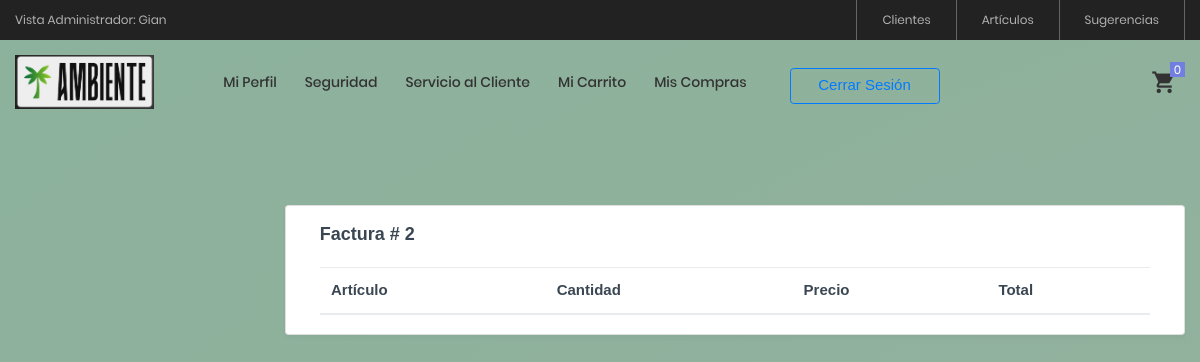
The app's page /View/Carrito/consultarDetalleFactura.php?id=2 (signed in), older data.
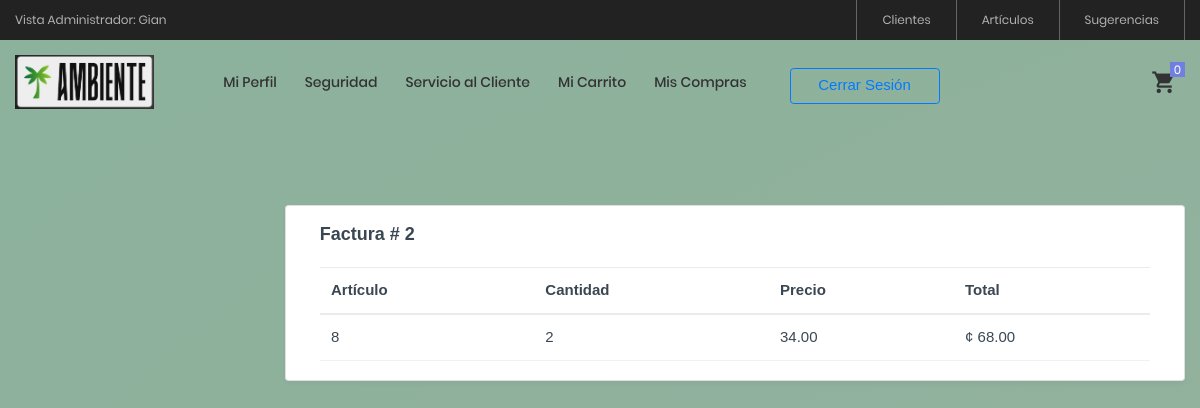
The same page, newer data.
### tables this page shows
CREATE TABLE `detalle` (
  `detalleID` int(11) NOT NULL AUTO_INCREMENT,
  `maestroID` int(11) DEFAULT NULL,
  `articuloID` int(11) DEFAULT NULL,
  `cantidad` int(11) DEFAULT NULL,
  `precio` decimal(18,2) DEFAULT NULL,
  `total` decimal(18,2) DEFAULT NULL,
  PRIMARY KEY (`detalleID`),
  KEY `FK_DetalleMaestro` (`maestroID`),
  KEY `FK_DetalleArticulo` (`articuloID`),
  CONSTRAINT `FK_DetalleArticulo` FOREIGN KEY (`articuloID`) REFERENCES `articulos` (`articuloID`),
  CONSTRAINT `FK_DetalleMaestro` FOREIGN KEY (`maestroID`) REFERENCES `maestro` (`MaestroID`)
);

### Model/CarritoModel.php (called while the page is built, shortened)
<?php
    function ConsultarDetalleFacturaModel($id)
    {
        try
        {
            $enlace = AbrirBD();
            $sentencia = "CALL ConsultarDetalleFactura('$id')";
            $resultado = $enlace -> query($sentencia);
            return $resultado;
        }
        catch(Exception $ex)
        {
            return null;
        }
    }
?>

### Controller/CarritoController.php (called while the page is built, shortened)
<?php
    include_once $_SERVER["DOCUMENT_ROOT"] . '/ProyectoAmbienteWeb/Model/CarritoModel.php';
    function ConsultarDetalleFactura($id)
    {
        return ConsultarDetalleFacturaModel($id);
    }
?>

### View/Carrito/ConsultarDetalleFactura.php (the view, shortened to what this page needs)
<?php
    include_once $_SERVER["DOCUMENT_ROOT"] . '/ProyectoAmbienteWeb/View/layout.php';
    include_once $_SERVER["DOCUMENT_ROOT"] . '/ProyectoAmbienteWeb/Controller/CarritoController.php';
    $id = $_GET["id"];
?>
<!doctype html>
<html lang="es">
<body class="page-wrapper radial-gradient">
    <div id="main-wrapper" data-layout="vertical" data-navbarbg="skin6" data-sidebartype="full"
        data-sidebar-position="fixed" data-header-position="fixed">
        <div class="body-wrapper">
            <div class="container-fluid">
                <div class="row">
                    <div class="card">
                        <div class="card-body">
                        <h5 class="card-title fw-semibold mb-4">Factura # <?php echo $id ?> </h5>
                            <div class="table-responsive">
                                <table id="example" class="table text-nowrap align-middle mb-0">
                                    <thead>
                                        <tr class="border-2 border-bottom border-primary border-0">
                                            <th scope="col">Artículo</th>
                                            <th scope="col">Cantidad</th>
                                            <th scope="col">Precio</th>
                                            <th scope="col">Total</th>
                                        </tr>
                                    </thead>
                                    <tbody class="table-group-divider">
                                        <?php
                                            $datos = ConsultarDetalleFactura($id);
                                            While($fila = mysqli_fetch_array($datos))
                                            {
                                                echo "<tr>";
                                                echo "<td>" . $fila["articuloID"] . "</td>";
                                                echo "<td>" . $fila["cantidad"] . "</td>";
                                                echo "<td>" . number_format($fila["precio"],2) . "</td>";
                                                echo "<td>¢ " . number_format($fila["total"],2) . "</td>";
                                                echo "</tr>";
                                            }
                                        ?>
                                    </tbody>
                                </table>
                            </div>
                        </div>
                    </div>
                </div>
            </div>
        </div>
    </div>
</body>
</html>

Row changes from the older to the newer data that the page shows:
added detalle: articuloID "8", cantidad "2", precio "34.00", total "68.00"
